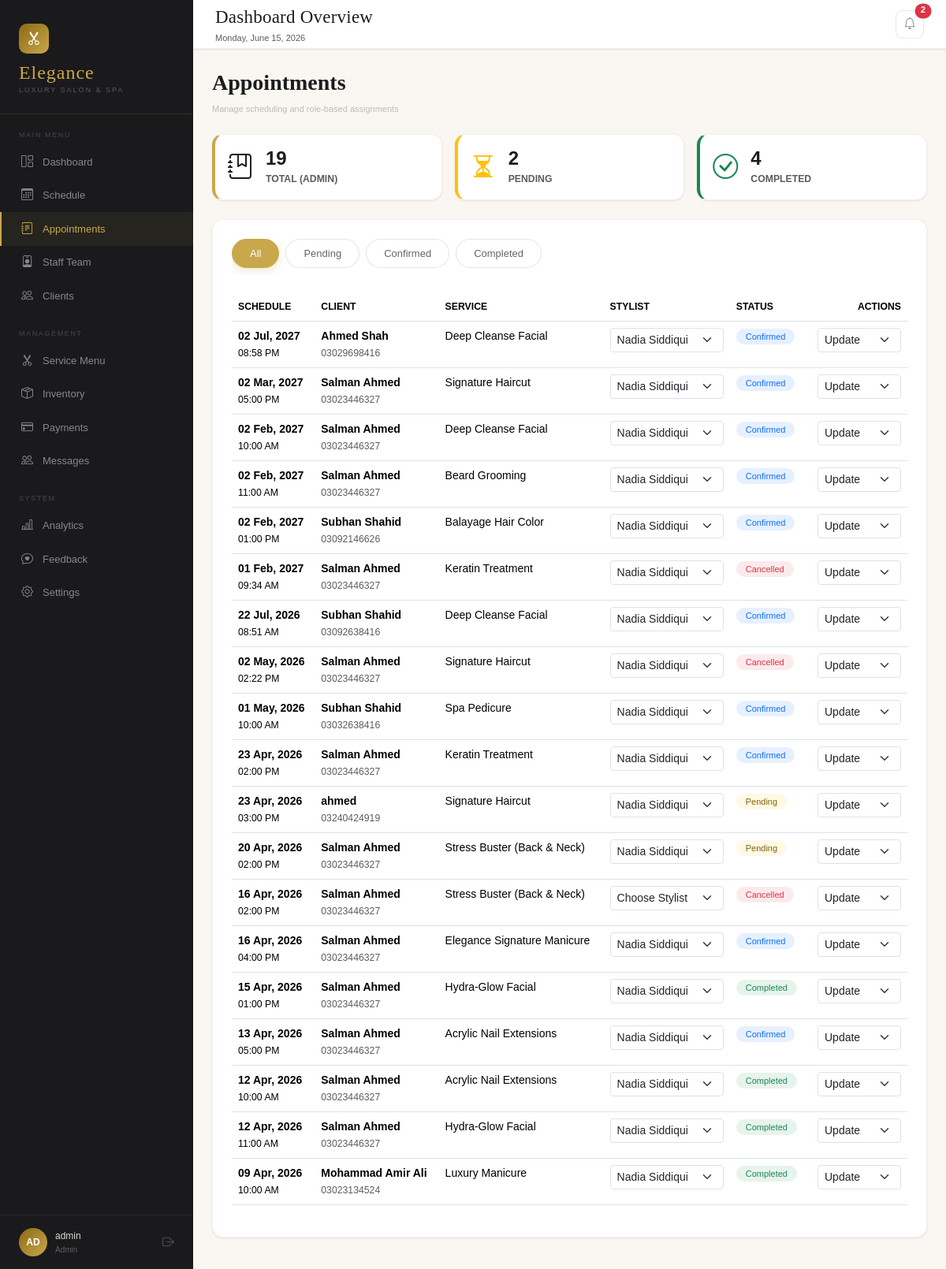
The page /dashboard/appointments.php (signed in) on the database its author committed.
### tables this page shows
CREATE TABLE `appointments` (
  `id` int(11) NOT NULL,
  `client_id` int(11) NOT NULL,
  `stylist_id` int(11) DEFAULT NULL,
  `service_id` int(11) NOT NULL,
  `apt_date` date NOT NULL,
  `apt_time` time NOT NULL,
  `status` enum('pending','confirmed','cancelled','completed') DEFAULT 'pending',
  `notes` text DEFAULT NULL,
  `created_at` timestamp NOT NULL DEFAULT current_timestamp()
);

CREATE TABLE `users` (
  `id` int(11) NOT NULL,
  `name` varchar(100) NOT NULL,
  `email` varchar(150) NOT NULL,
  `phone` varchar(20) DEFAULT NULL,
  `password` varchar(255) NOT NULL,
  `role` enum('admin','receptionist','stylist','client') DEFAULT 'client',
  `status` enum('active','inactive') DEFAULT 'active',
  `created_at` timestamp NOT NULL DEFAULT current_timestamp(),
  `gender` enum('male','female','other') DEFAULT NULL,
  `dob` date DEFAULT NULL,
  `address` text DEFAULT NULL,
  `bio` text DEFAULT NULL,
  `commission_rate` decimal(5,2) DEFAULT 0.00,
  `work_schedule` text DEFAULT NULL,
  `preferred_stylist_id` int(11) DEFAULT NULL,
  `preferences` text DEFAULT NULL,
  `notes` text DEFAULT NULL
);

CREATE TABLE `services` (
  `id` int(11) NOT NULL,
  `name` varchar(100) NOT NULL,
  `category` varchar(50) DEFAULT 'General',
  `description` text DEFAULT NULL,
  `price` decimal(10,2) DEFAULT NULL,
  `duration` int(11) DEFAULT 30,
  `status` enum('active','inactive') DEFAULT 'active'
);

### includes/auth.php (called while the page is built, shortened)
<?php
function getUserRole()
{
    return isset($_SESSION['role']) ? $_SESSION['role'] : null;
}

### dashboard/appointments.php (the view, shortened to what this page needs)
<?php
require_once '../includes/auth.php';
require_once '../includes/db.php';
$current_role = getUserRole();
$stats_query = "SELECT
    COUNT(*) as total,
    SUM(CASE WHEN status = 'pending' THEN 1 ELSE 0 END) as pending,
    SUM(CASE WHEN status = 'completed' THEN 1 ELSE 0 END) as completed
    FROM appointments";
$stats = $conn->query($stats_query)->fetch_assoc();
$sql = "SELECT a.*, u.name as client_name, u.phone as client_phone,
               s.name as service_name, st.name as stylist_name
        FROM appointments a
        JOIN users u ON a.client_id = u.id
        JOIN services s ON a.service_id = s.id
        LEFT JOIN users st ON a.stylist_id = st.id";
$sql .= " ORDER BY a.apt_date DESC, a.apt_time ASC";
$result = $conn->query($sql);
$stylist_list = [];
if ($current_role !== 'stylist') {
    $s_res = $conn->query("SELECT id, name FROM users WHERE role = 'stylist'");
    while ($s_row = $s_res->fetch_assoc()) {
        $stylist_list[] = $s_row;
    }
}
?>
<!DOCTYPE html>
<html lang="en">
<head>
    <link href="../assets/css/bootstrap.min.css" rel="stylesheet">
    <link href="https://cdn.jsdelivr.net/npm/bootstrap-icons@1.11.0/font/bootstrap-icons.css" rel="stylesheet">
    <link rel="stylesheet" href="../assets/css/dashboard.css">
</head>
<body>
    <?php include('../includes/sidebar.php'); ?>
    <div class="main-area">
        <?php include('../includes/topbar.php'); ?>
        <div class="content-area container-fluid px-4">
            <div class="mb-4">
                <h2 class="panel-title fs-3">Appointments</h2>
                <p class="panel-subtitle">Manage scheduling and role-based assignments</p>
            </div>
            <div class="row mb-4 g-3">
                <div class="col-md-4">
                    <div class="panel p-3 d-flex align-items-center gap-3" style="border-left: 4px solid var(--gold);">
                        <div class="fs-2 text-gold"><i class="bi bi-journal-bookmark"></i></div>
                        <div>
                            <h4 class="m-0 fw-bold"><?php echo $stats['total'] ?? 0; ?></h4>
                            <small class="text-muted text-uppercase fw-bold">Total (<?php echo ucfirst($current_role); ?>)</small>
                        </div>
                    </div>
                </div>
                <div class="col-md-4">
                    <div class="panel p-3 d-flex align-items-center gap-3" style="border-left: 4px solid #ffc107;">
                        <div class="fs-2 text-warning"><i class="bi bi-hourglass-split"></i></div>
                        <div>
                            <h4 class="m-0 fw-bold"><?php echo $stats['pending'] ?? 0; ?></h4>
                            <small class="text-muted text-uppercase fw-bold">Pending</small>
                        </div>
                    </div>
                </div>
                <div class="col-md-4">
                    <div class="panel p-3 d-flex align-items-center gap-3" style="border-left: 4px solid #198754;">
                        <div class="fs-2 text-success"><i class="bi bi-check-circle"></i></div>
                        <div>
                            <h4 class="m-0 fw-bold"><?php echo $stats['completed'] ?? 0; ?></h4>
                            <small class="text-muted text-uppercase fw-bold">Completed</small>
                        </div>
                    </div>
                </div>
            </div>
            <div class="panel p-4">
                <div class="row align-items-center mb-4">
                    <div class="col-md-12">
                        <div class="d-flex overflow-auto pb-2">
                            <button class="tab-pill active" onclick="filterByStatus('all', this)">All</button>
                            <button class="tab-pill" onclick="filterByStatus('pending', this)">Pending</button>
                            <button class="tab-pill" onclick="filterByStatus('confirmed', this)">Confirmed</button>
                            <button class="tab-pill" onclick="filterByStatus('completed', this)">Completed</button>
                        </div>
                    </div>
                </div>
                <div class="table-responsive">
                    <table class="table custom-table">
                        <thead>
                            <tr class="text-uppercase small text-muted">
                                <th>Schedule</th>
                                <th>Client</th>
                                <th>Service</th>
                                <th>Stylist</th>
                                <th>Status</th>
                                <th class="text-end">Actions</th>
                            </tr>
                        </thead>
                        <tbody>
                            <?php while ($row = $result->fetch_assoc()): ?>
                                <tr class="apt-row-item" data-status="<?php echo strtolower($row['status']); ?>">
                                    <td>
                                        <div class="fw-bold"><?php echo date('d M, Y', strtotime($row['apt_date'])); ?></div>
                                        <small class="text-gold"><?php echo date('h:i A', strtotime($row['apt_time'])); ?></small>
                                    </td>
                                    <td>
                                        <div class="fw-bold"><?php echo htmlspecialchars($row['client_name']); ?></div>
                                        <small class="text-muted"><?php echo $row['client_phone']; ?></small>
                                    </td>
                                    <td><?php echo $row['service_name']; ?></td>
                                    <td>
                                        <?php if ($current_role !== 'stylist'): ?>
                                            <select class="form-select form-select-sm" onchange="assignStylist(<?php echo $row['id']; ?>, this.value)">
                                                <option value="">Choose Stylist</option>
                                                <?php foreach ($stylist_list as $st): ?>
                                                    <option value="<?php echo $st['id']; ?>" <?php echo ($row['stylist_id'] == $st['id']) ? 'selected' : ''; ?>>
                                                        <?php echo $st['name']; ?>
                                                    </option>
                                                <?php endforeach; ?>
                                            </select>
                                        <?php else: ?>
                                            <span class="badge bg-light text-dark border">Me</span>
                                        <?php endif; ?>
                                    </td>
                                    <td><span class="badge-<?php echo strtolower($row['status']); ?>"><?php echo ucfirst($row['status']); ?></span></td>
                                    <td class="text-end">
                                        <select class="form-select form-select-sm d-inline-block w-auto" onchange="updateAptStatus(<?php echo $row['id']; ?>, this.value)">
                                            <option value="" disabled selected>Update</option>
                                        </select>
                                    </td>
                                </tr>
                            <?php endwhile; ?>
                        </tbody>
                    </table>
                </div>
            </div>
        </div>
    </div>
</body>
</html>

### assets/css/dashboard.css (style rules this page uses)
:root { --gold: #c9a84c; --gold-light: #e8d4a0; --gold-dark: #8b6914; --cream: #faf7f2; --blush: #f2e8e4; --rose: #c48b8b; --charcoal: #1c1c1e; --sidebar-bg: #1a1a1c; --sidebar-width: 245px; --font-display: "Cormorant Garamond", serif; --font-body: "DM Sans", sans-serif; --panel-radius: 14px; --shadow-sm: 0 1px 3px rgba(0, 0, 0, 0.06), 0 1px 2px rgba(0, 0, 0, 0.04); }
* { margin: 0; padding: 0; box-sizing: border-box; }
body { font-family: var(--font-body); background: var(--cream); color: var(--charcoal); display: flex; height: 100vh; overflow: hidden; font-size: 14px; line-height: 1.5; }
.panel { background: white; border-radius: var(--panel-radius); border: 1px solid rgba(0, 0, 0, 0.055); overflow: hidden; box-shadow: var(--shadow-sm); }
.panel-title { font-family: var(--font-display); font-size: 18px; color: var(--charcoal); font-weight: 600; }
.panel-subtitle { font-size: 11px; color: #bbb; margin-top: 1px; }
.badge-confirmed { background: rgba(39, 174, 96, 0.1); color: #1e8449; font-size: 10px; padding: 3px 10px; border-radius: 20px; font-weight: 500; white-space: nowrap; }
.badge-pending { background: rgba(243, 156, 18, 0.12); color: #9a6413; font-size: 10px; padding: 3px 10px; border-radius: 20px; font-weight: 500; white-space: nowrap; }
.badge-cancelled { background: rgba(231, 76, 60, 0.1); color: #c0392b; font-size: 10px; padding: 3px 10px; border-radius: 20px; font-weight: 500; white-space: nowrap; }
.tab-pill { font-size: 12px; padding: 6px 16px; border-radius: 20px; cursor: pointer; border: 1px solid rgba(0, 0, 0, 0.09); background: transparent; color: #888; font-family: var(--font-body); transition: all 0.15s; }
.tab-pill.active { background: var(--gold); border-color: var(--gold); color: white; }
.main-area { flex: 1; display: flex; flex-direction: column; overflow: hidden; min-width: 0; }
.content-area { flex: 1; overflow-y: auto; padding: 26px 28px 40px; }

### dashboard/appointments.php (style rules this page uses)
.tab-pill { border: 1px solid rgba(0, 0, 0, 0.1); background: #fff; padding: 8px 22px; color: #666; border-radius: 30px; transition: all 0.3s ease; margin-right: 8px; font-size: 13px; font-weight: 500; }
.tab-pill.active { background: var(--gold) !important; color: #ffffff !important; border-color: var(--gold) !important; box-shadow: 0 4px 12px rgba(201, 168, 76, 0.25); }
.badge-completed { background: rgba(25, 135, 84, 0.1); color: #198754; padding: 4px 12px; border-radius: 20px; font-size: 11px; }
.badge-confirmed { background: rgba(13, 110, 253, 0.1); color: #0d6efd; padding: 4px 12px; border-radius: 20px; font-size: 11px; }
.badge-pending { background: rgba(255, 193, 7, 0.1); color: #856404; padding: 4px 12px; border-radius: 20px; font-size: 11px; }
.badge-cancelled { background: rgba(220, 53, 69, 0.1); color: #dc3545; padding: 4px 12px; border-radius: 20px; font-size: 11px; }

### rows shown on the page
appointments: apt_date "02 Jul, 2027", apt_time "08:58 PM", client.name "Ahmed Shah", client.phone "03029698416", service.name "Deep Cleanse Facial", stylist+id "Nadia Siddiqui", status "Confirmed"
appointments: apt_date "02 Mar, 2027", apt_time "05:00 PM", client.name "Salman Ahmed", client.phone "03023446327", service.name "Signature Haircut", stylist+id "Nadia Siddiqui", status "Confirmed"
appointments: apt_date "02 Feb, 2027", apt_time "10:00 AM", client.name "Salman Ahmed", client.phone "03023446327", service.name "Deep Cleanse Facial", stylist+id "Nadia Siddiqui", status "Confirmed"
appointments: apt_date "02 Feb, 2027", apt_time "11:00 AM", client.name "Salman Ahmed", client.phone "03023446327", service.name "Beard Grooming", stylist+id "Nadia Siddiqui", status "Confirmed"
appointments: apt_date "02 Feb, 2027", apt_time "01:00 PM", client.name "Subhan Shahid", client.phone "03092146626", service.name "Balayage Hair Color", stylist+id "Nadia Siddiqui", status "Confirmed"
appointments: apt_date "01 Feb, 2027", apt_time "09:34 AM", client.name "Salman Ahmed", client.phone "03023446327", service.name "Keratin Treatment", stylist+id "Nadia Siddiqui", status "Cancelled"
appointments: apt_date "22 Jul, 2026", apt_time "08:51 AM", client.name "Subhan Shahid", client.phone "03092638416", service.name "Deep Cleanse Facial", stylist+id "Nadia Siddiqui", status "Confirmed"
appointments: apt_date "02 May, 2026", apt_time "02:22 PM", client.name "Salman Ahmed", client.phone "03023446327", service.name "Signature Haircut", stylist+id "Nadia Siddiqui", status "Cancelled"
appointments: apt_date "01 May, 2026", apt_time "10:00 AM", client.name "Subhan Shahid", client.phone "03032638416", service.name "Spa Pedicure", stylist+id "Nadia Siddiqui", status "Confirmed"
appointments: apt_date "23 Apr, 2026", apt_time "02:00 PM", client.name "Salman Ahmed", client.phone "03023446327", service.name "Keratin Treatment", stylist+id "Nadia Siddiqui", status "Confirmed"
appointments: apt_date "23 Apr, 2026", apt_time "03:00 PM", client.name "ahmed", client.phone "03240424919", service.name "Signature Haircut", stylist+id "Nadia Siddiqui", status "Pending"
appointments: apt_date "20 Apr, 2026", apt_time "02:00 PM", client.name "Salman Ahmed", client.phone "03023446327", service.name "Stress Buster (Back & Neck)", stylist+id "Nadia Siddiqui", status "Pending"
appointments: apt_date "16 Apr, 2026", apt_time "02:00 PM", client.name "Salman Ahmed", client.phone "03023446327", service.name "Stress Buster (Back & Neck)", status "Cancelled"
appointments: apt_date "16 Apr, 2026", apt_time "04:00 PM", client.name "Salman Ahmed", client.phone "03023446327", service.name "Elegance Signature Manicure", stylist+id "Nadia Siddiqui", status "Confirmed"
appointments: apt_date "15 Apr, 2026", apt_time "01:00 PM", client.name "Salman Ahmed", client.phone "03023446327", service.name "Hydra-Glow Facial", stylist+id "Nadia Siddiqui", status "Completed"
appointments: apt_date "13 Apr, 2026", apt_time "05:00 PM", client.name "Salman Ahmed", client.phone "03023446327", service.name "Acrylic Nail Extensions", stylist+id "Nadia Siddiqui", status "Confirmed"
appointments: apt_date "12 Apr, 2026", apt_time "10:00 AM", client.name "Salman Ahmed", client.phone "03023446327", service.name "Acrylic Nail Extensions", stylist+id "Nadia Siddiqui", status "Completed"
appointments: apt_date "12 Apr, 2026", apt_time "11:00 AM", client.name "Salman Ahmed", client.phone "03023446327", service.name "Hydra-Glow Facial", stylist+id "Nadia Siddiqui", status "Completed"
appointments: apt_date "09 Apr, 2026", apt_time "10:00 AM", client.name "Mohammad Amir Ali", client.phone "03023134524", service.name "Luxury Manicure", stylist+id "Nadia Siddiqui", status "Completed"

### other values the page prints
substr(getUserName(), 0, 2) "AD"
getUserName() "admin"
getUserRole() "Admin"
$notif_count "2"
$stats['total'] "19"
$current_role "ADMIN"
$stats['pending'] "2"
$stats['completed'] "4"
